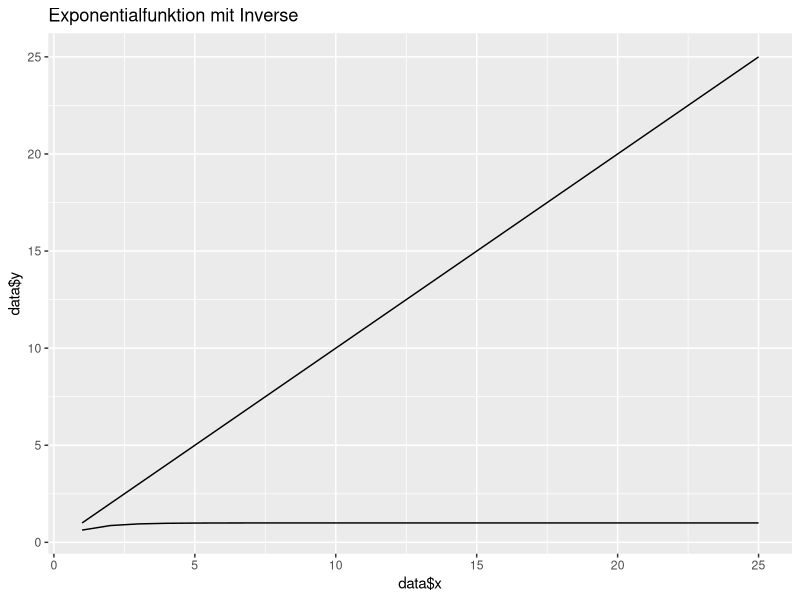
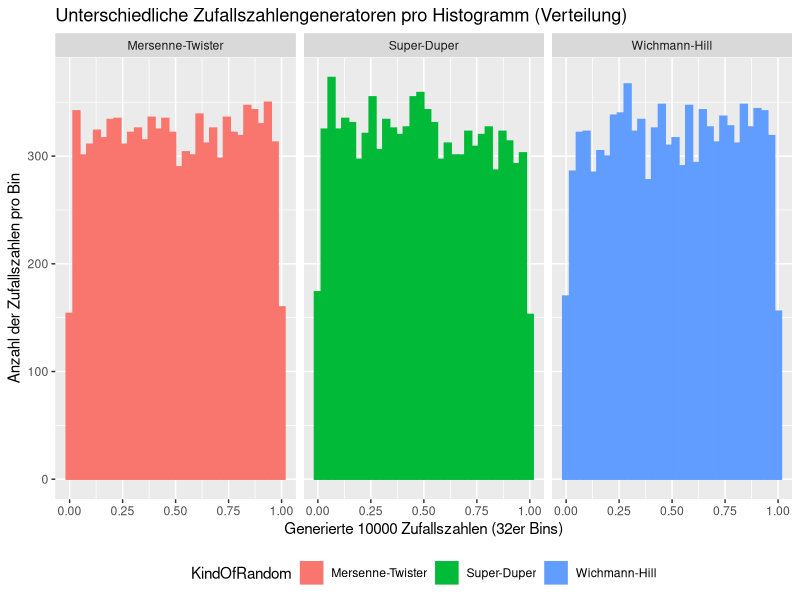
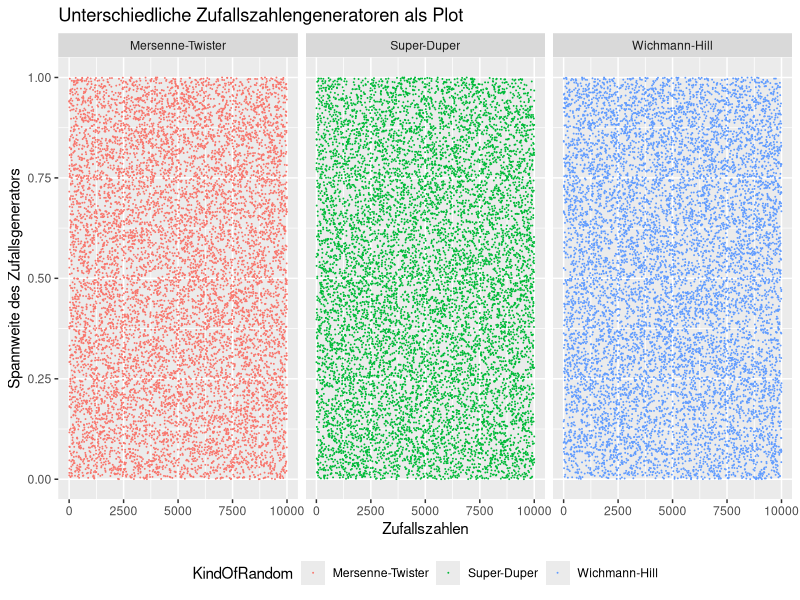
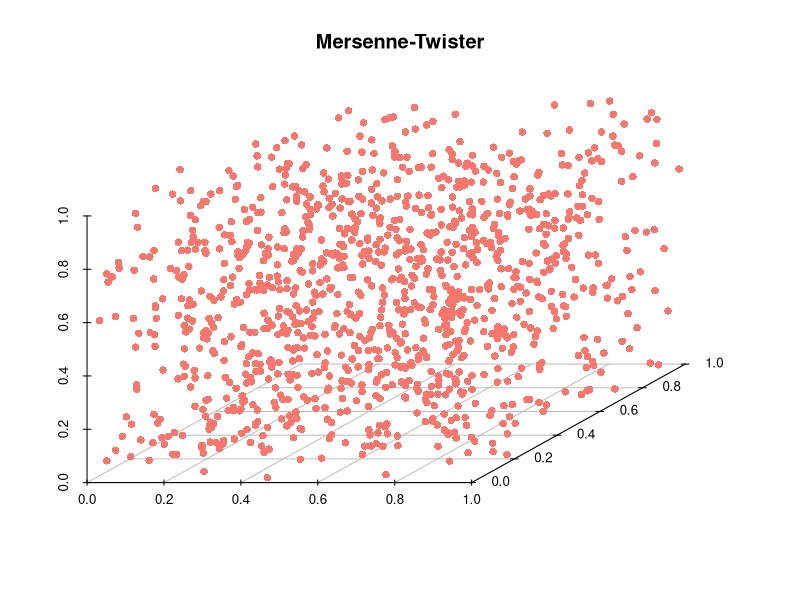

The R script that drew these images, in order:
## ---- chunk 1
# Plot der exponentialfunktions.
library(ggplot2)
data <- data.frame(x=seq(1:25), y=pexp(seq(1:25)))
data2 <- data.frame(x=seq(1:25), y=seq(1:25))
ggplot() +
  geom_line(data=data, aes(x=data$x, y=data$y)) +
  geom_line(data=data2, aes(x=data2$x, y=data2$y)) + 
  labs(title="Exponentialfunktion mit Inverse")
## ---- chunk 2
library(ggplot2)
numberOfRandomNumbers <- 10000

RNGkind("Mersenne-Twister") # matches  "Mersenne-Twister"
datamt = data.frame(data = runif(numberOfRandomNumbers), KindOfRandom = "Mersenne-Twister", pos = 1:numberOfRandomNumbers)

RNGkind("Super") # matches  "Super-Duper"
datasd = data.frame(data = runif(numberOfRandomNumbers), KindOfRandom = "Super-Duper", pos = 1:numberOfRandomNumbers)

RNGkind("Wichmann-Hill") # matches  "Wichmann-Hill"
datawh = data.frame(data = runif(numberOfRandomNumbers), KindOfRandom = "Wichmann-Hill", pos = 1:numberOfRandomNumbers)

data <- rbind(datamt, datasd, datawh)

ggplot(data, aes(x = data, color = KindOfRandom, fill = KindOfRandom)) + 
  geom_histogram(bins = 32) + 
  facet_grid(~ KindOfRandom) +
  theme(legend.direction = "horizontal", 
        legend.position = "bottom",
        legend.box = "horizontal") +
  labs(title = "Unterschiedliche Zufallszahlengeneratoren pro Histogramm (Verteilung)",
  x = "Generierte 10000 Zufallszahlen (32er Bins)",
  y = "Anzahl der Zufallszahlen pro Bin")
## ---- chunk 3
ggplot(data, aes(y = data, x = pos, color = KindOfRandom)) + 
  geom_point(size = 0.01) +
  facet_grid(~ KindOfRandom) +
  theme(legend.direction = "horizontal", 
        legend.position = "bottom",
        legend.box = "horizontal") +
  labs(title = "Unterschiedliche Zufallszahlengeneratoren als Plot",
  x = "Zufallszahlen",
  y = "Spannweite des Zufallsgenerators")
## ---- chunk 4

datamt <- data.frame(dataX = datamt[seq(1, 3333, 3),]$data, 
                       dataY = datamt[seq(2, 3333, 3),]$data, 
                       dataZ = datamt[seq(3, 3333, 3),]$data)


library(scatterplot3d)

with(datamt, {
   s3d <- scatterplot3d(dataX, dataY, dataZ, # x,y, z axis
                 main="Mersenne-Twister",
                 box=FALSE,
                 color="#F8766C",
                 pch = 16,
                 xlab="",
                 ylab="",
                 zlab="")
   
   s3d.coords <- s3d$xyz.convert(dataX, dataY, dataZ)
})
## ---- chunk 5
# Ruft die Help-Page von RNG auf
#?RNG
## ---- chunk 6
# RNGkind setzt den Pseudozufallsgenerator
# Setzt den Zufallsgenerator auf L'Ecuyer-CMRG
RNGkind("L'Ecuyer-CMRG")

# Gibt den aktuellen Zufallsgenerator aus
RNGkind()

# Setzt den Zufallsgenerator auf Mersenne-Twister (default)
RNGkind("Mersenne-Twister")
## ---- chunk 7
# Setzt den Seed auf 123456789 für genau den nächsten Aufruf
set.seed(123456789)

# Generiert immer die selben 10 Zufallszahlen wegen den seed.
runif(10)

# Generiert 10 Zufallszahlen ohne Seed
runif(10)
## ---- chunk 8
# Berechnet die neue Zufallszahl
PP.Coincidence.CalculateNumber <- function (randomNumber) {
  first <- as.numeric(substr(randomNumber, 0, 5))
  second <- as.numeric(substr(randomNumber, 6, 10))
  
  # Ist der zweite Teil 0 oder nicht definiert =>
  # Mache ein XOR mit den hinteren Stellen von der aktuellen Zeit
  if(is.na(second) || second == 0) {
    second <- bitwXor(first, as.numeric(substr(as.numeric(Sys.time()), 6, 10)))
  }
  # Die eigentliche Berechnung
  return (first * second)
}

# Initialaufruf mit einer Anzahl von Zufallszahlen
PP.Coincidence <- function(numberOfRandomNumbers){
  rngNumber <- as.numeric(Sys.time())
  randomNumberList <- c()
  
  for(i in 1:numberOfRandomNumbers){
    rngNumber <- PP.Coincidence.CalculateNumber(rngNumber)
    randomNumberList <- c(randomNumberList, rngNumber/10000000000)
  }
  randomNumberList
}
PP.Coincidence(5)
